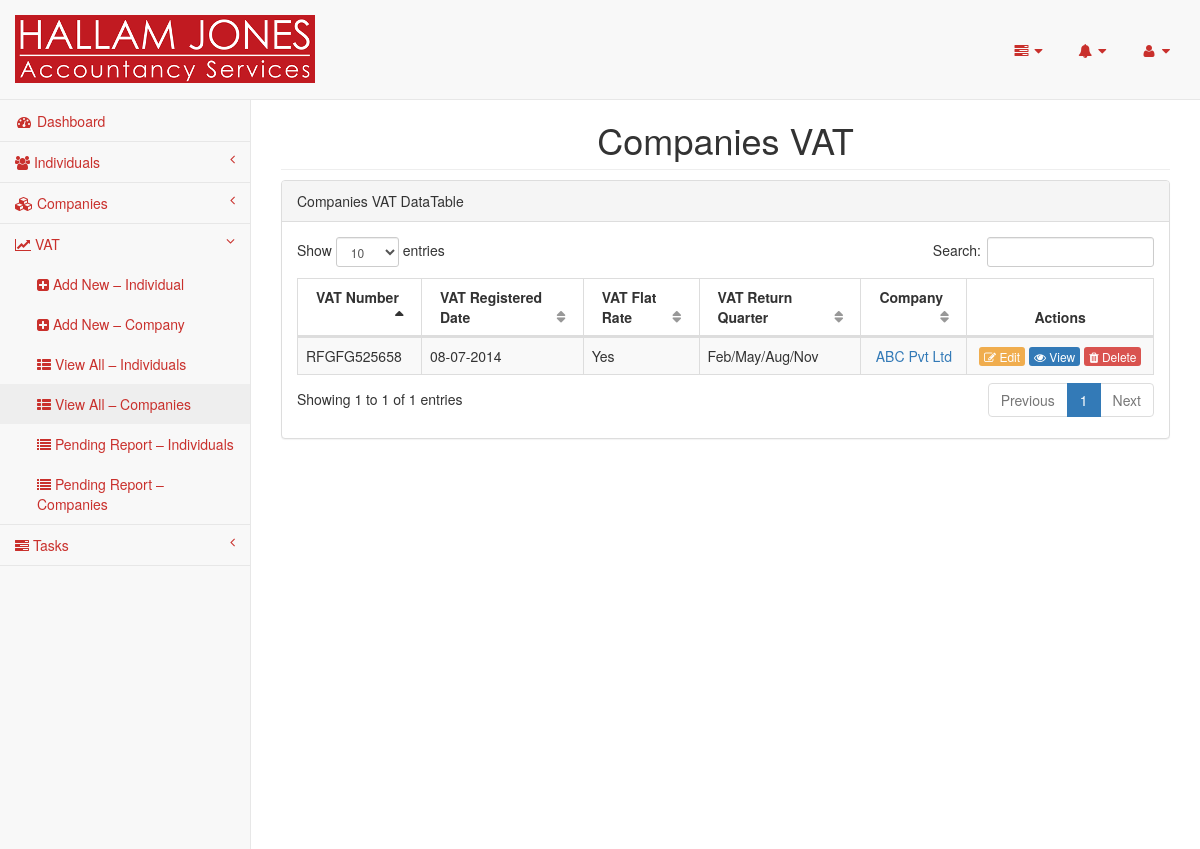
The page /pages/companies-vats.php (signed in) on the database its author committed.
### tables this page shows
CREATE TABLE `vats` (
  `id` int(11) NOT NULL,
  `individual_id` int(11) DEFAULT NULL,
  `company_id` int(11) DEFAULT NULL,
  `vat_number` varchar(12) NOT NULL,
  `vat_registered_date` date NOT NULL,
  `vat_flat_rate` enum('Yes','No') NOT NULL,
  `flat_rate_first_year` int(3) NOT NULL,
  `flat_rate_after_first_year` int(3) NOT NULL,
  `flat_rate_description` text NOT NULL,
  `vat_return_quarter` enum('Jan/April/July/Oct','Feb/May/Aug/Nov','March/June/Sep/Dec') NOT NULL,
  `notes` text NOT NULL
);

CREATE TABLE `companies` (
  `id` int(11) NOT NULL,
  `client_id` varchar(200) NOT NULL,
  `company_name` varchar(200) NOT NULL,
  `registration_number` bigint(10) NOT NULL,
  `registration_date` date NOT NULL,
  `authentication_code` varchar(8) NOT NULL,
  `trade_description` varchar(250) NOT NULL,
  `registered_address` varchar(250) NOT NULL,
  `utr` bigint(10) NOT NULL,
  `year_end` date NOT NULL,
  `directors` varchar(200) NOT NULL,
  `no_of_shares` int(11) NOT NULL,
  `aggregate_nominal_value` int(11) NOT NULL,
  `share_class` varchar(100) NOT NULL,
  `shares_issued` int(11) NOT NULL,
  `amount_paid` int(11) NOT NULL,
  `amount_unpaid` int(11) NOT NULL,
  `total_aggregate_value` int(11) NOT NULL,
  `paye_office_code` varchar(8) NOT NULL,
  `paye_reference` varchar(100) NOT NULL,
  `vat_registered` enum('Yes','No') NOT NULL,
  `main_contact` int(11) NOT NULL,
  `reference` enum('HJ','MSI') NOT NULL,
  `annual_return_date` date NOT NULL,
  `accountancy_fee` int(8) NOT NULL,
  `registered_office_charge` enum('Yes','No') NOT NULL,
  `registered_office_charge_fee` int(8) NOT NULL,
  `payroll_charge` enum('Yes','No') NOT NULL,
  `payroll_charge_fee` int(8) NOT NULL,
  `payroll_required` enum('Yes','No') NOT NULL DEFAULT 'No',
  `no_of_shareholder` int(4) NOT NULL,
  `no_of_note` int(4) NOT NULL
);

### pages/dbconnection.php (called while the page is built, shortened)
<?php
class Dbconnection{
	protected $db_name = "hallam";
	protected $db_user = "root";
	protected $db_pass = "";
	protected $db_host = "localhost";
	public function connect(){
		$this->db_conn = mysqli_connect($this->db_host, $this->db_user, $this->db_pass, $this->db_name);
		return true;
	}
}
$db=new Dbconnection();
?>

### pages/companies-vats.php (the view, shortened to what this page needs)
<?php
require_once('header.php');
require_once('sidebar.php');
$result = mysqli_query($db->db_conn, "SELECT * FROM vats WHERE company_id IS NOT NULL");
?>
        <div id="page-wrapper">
            <div class="row">
                <div class="col-lg-12">
                    <h1 class="page-header text-center">Companies VAT</h1>
                </div>
            </div>
            <div class="row">
                <div class="col-lg-12">
                    <div class="panel panel-default">
                        <div class="panel-heading">
                            Companies VAT DataTable
                        </div>
                        <div class="panel-body">
                            <div class="dataTable_wrapper table-responsive">
                                <table class="table table-striped table-bordered table-hover" id="dataTables-example">
                                    <thead>
                                        <tr>
                                            <th>VAT Number</th>
                                            <th>VAT Registered Date</th>
                                            <th>VAT Flat Rate</th>
                                            <th>VAT Return Quarter</th>
                                            <th>Company</th>
                                            <th class="remove-shorting-icons text-center" style="width:150px;">Actions</th>
                                        </tr>
                                    </thead>
                                    <tbody>
                                        <?php
                                        if($result->num_rows > 0){
                                            while($row = $result->fetch_array()){
                                                ?>
                                                <tr class="odd gradeA">
                                                    <td><?php echo $row["vat_number"]; ?></td>
                                                    <td><?php echo date('d-m-Y', strtotime($row["vat_registered_date"])); ?></td>
                                                    <td><?php echo $row["vat_flat_rate"]; ?></td>
                                                    <td><?php echo $row["vat_return_quarter"]; ?></td>
                                                    <?php
                                                    if($row["company_id"]){
                                                        $resultCompany = mysqli_query($db->db_conn, "SELECT * FROM companies WHERE id = ".$row["company_id"]);
                                                        while($rowCompany = $resultCompany->fetch_assoc()){
                                                            echo '<td class="text-center"><a href="company.php?id='.$rowCompany["id"].'" target="_blank"> '.$rowCompany["company_name"].'</a></td>';
                                                        }
                                                    }else{
                                                        echo '<td class="text-center"><div class="error-message">No Company</div></td>';
                                                    }
                                                    ?>
                                                    <td class="text-center">
                                                        <a class="btn-xs btn-warning" href="edit-company-vat.php?id=<?php echo $row["id"]; ?>"><i class="fa fa-edit"></i> Edit</a>
                                                        <a class="btn-xs btn-primary" href="company-vat.php?id=<?php echo $row["id"]; ?>"><i class="fa fa-eye"></i> View</a>
                                                        <a class="btn-xs btn-danger" onclick="deleteContent(<?php echo $row["id"]; ?>, 'company-vat')" href="javascript:void(0)"><i class="fa fa-trash"></i> Delete</a>
                                                    </td>
                                                </tr>
                                            <?php
                                            }
                                        }
                                        ?>
                                    </tbody>
                                </table>
                            </div>
                        </div>
                    </div>
                </div>
            </div>
        </div>
<?php require_once('footer.php');?>

### rows shown on the page
vats: vat_number "RFGFG525658", vat_registered_date "08-07-2014", vat_flat_rate "Yes", vat_return_quarter "Feb/May/Aug/Nov"
companies: company_name "ABC Pvt Ltd"
